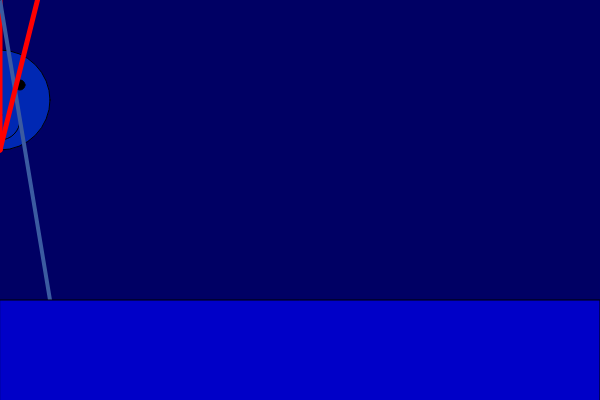
Frame 1 (no input)
Frame 60 (no input): identical to frame 1, image omitted
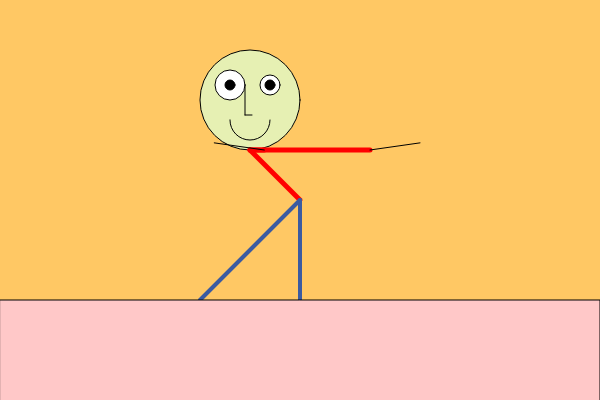
Frame 120 (the mouse pressed at the canvas centre since frame 60)

The p5.js sketch that drew these frames (run headless with seeded random() and noise() and a simulated clock; from frame 60 on, the mouse is pressed at the canvas centre):

// p5.js sketch
// ── sketch.js
function setup() {
  let width = 600
  let height = 400
  createCanvas(width, height);
}

function draw() {
  let xc = mouseX
  let yc = mouseY
  let elbowleft = (xc/1.4)+(50,50)
  let elbowright = (xc*1.4)-(50,50)
  let head = xc/1.2
  
  background(xc, yc, 100);
  
  strokeWeight(1);
  stroke('black');
  fill(xc-70, yc+40, 179);
  circle(head, 100, 100);
  noFill()
  arc(head, 120, 40, 40, 0, 3.15, PI + QUARTER_PI, CHORD);
  line(head-5, 85, head-5, 115);
  line(xc/1.2-5, 115, xc/1.2+2, 115);
  
  strokeWeight(5)
  stroke('red')
  line(xc/1.2, 150, xc, yc);
  
  strokeWeight(4)
  stroke(59, 91, 161)
  line(xc, yc, (xc/1.2)-50, 300);
  line(xc, yc, (xc/1.2)+50, 300);
  
  strokeWeight(1)
  stroke('black')
  fill('white')
  circle((xc/1.2)-20, 85, xc*0.1);
  circle((xc/1.2)+20, 85, yc*0.1);
  fill('black')
  circle((xc/1.2)-20, 85, 10);
  circle((xc/1.2)+20, 85, 10);
  
  strokeWeight(5)
  stroke('red')
  line(xc/1.2, 150, elbowleft, yc-50);
  line(xc/1.2, 150, elbowright, yc-50);
  strokeWeight(1)
  stroke('black')
  line(elbowleft, yc-50, xc/1.4, yc/1.4);
  line(elbowright, yc-50, xc*1.4, yc/1.4);
  fill(xc, yc, 200);
  rect(0, 300, 600, 400);
  

}  
